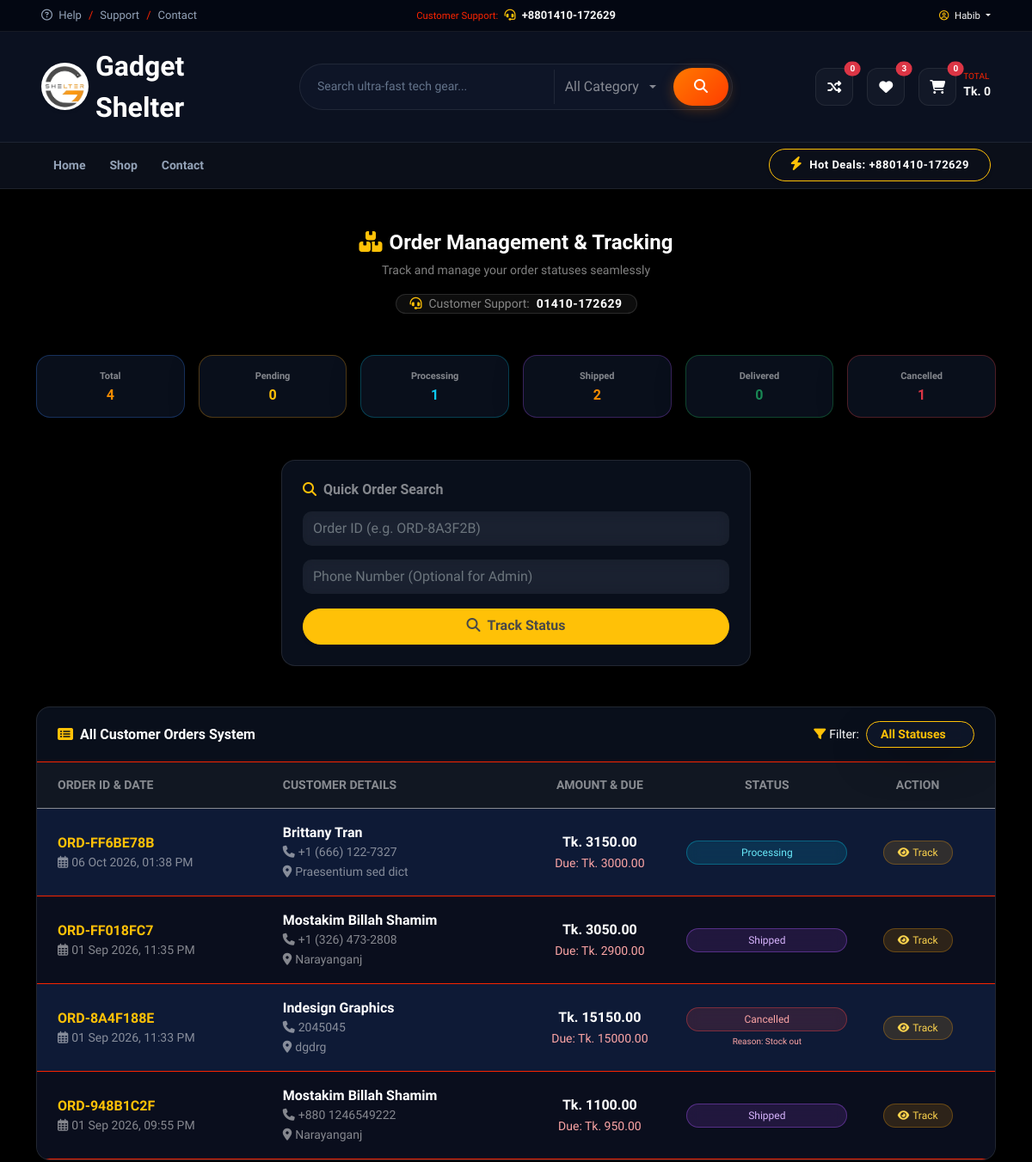
The page /track-order/ (signed in, upper part) on the database as committed earlier.
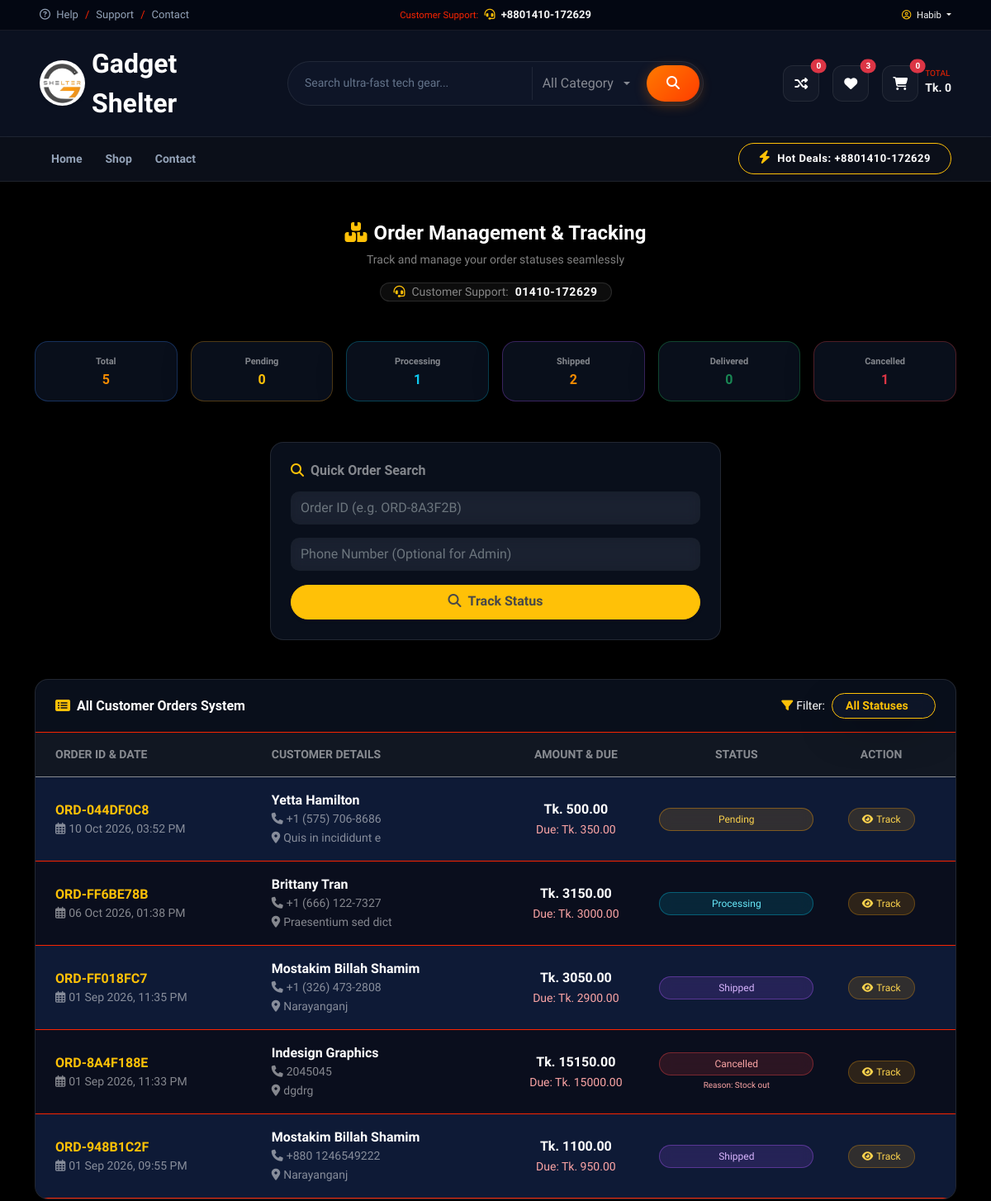
The same page on the database as committed later.
### MyApp/models.py (models this page shows, shortened)
class Order(models.Model):
    STATUS_CHOICES = (
        ('Pending Verification', 'Pending Verification'),
        ('Confirmed', 'Confirmed'),
        ('Processing', 'Processing'),
        ('Shipped', 'Shipped'),
        ('Delivered', 'Delivered'),
        ('Cancelled', 'Cancelled'),
    )
    order_id = models.CharField(max_length=20, unique=True, editable=False)
    user = models.ForeignKey(UserModel, on_delete=models.SET_NULL, null=True, blank=True)
    full_name = models.CharField(max_length=100)
    phone = models.CharField(max_length=15)
    address = models.TextField()
    city = models.CharField(max_length=50)
    subtotal = models.DecimalField(max_digits=10, decimal_places=2)
    discount = models.DecimalField(max_digits=10, decimal_places=2, default=0)
    delivery_charge = models.DecimalField(max_digits=10, decimal_places=2)
    grand_total = models.DecimalField(max_digits=10, decimal_places=2)
    due_amount = models.DecimalField(max_digits=10, decimal_places=2)
    payment_method = models.CharField(max_length=50, default='bKash Advance + COD')
    sender_bkash_no = models.CharField(max_length=15, blank=True, null=True)
    trx_id = models.CharField(max_length=100, blank=True, null=True)
    advance_paid = models.DecimalField(max_digits=10, decimal_places=2)
    status = models.CharField(max_length=30, choices=STATUS_CHOICES, default='Pending Verification')
    created_at = models.DateTimeField(auto_now_add=True)
    cancel_reason = models.TextField(blank=True, null=True, verbose_name="Cancellation Reason")

### MyApp/views.py (the view, shortened to what this page needs)
# urls.py: path('track-order/', track_order, name='track_order'),
def track_order(request):
    orders = []
    searched_order = None
    searched = False
    admin_summary = {}
    selected_status = request.GET.get('status_filter', '').strip()
    if request.user.is_staff or request.user.is_superuser:
        all_orders = Order.objects.all().order_by('-created_at')
        admin_summary = {
            'total': all_orders.count(),
            'pending': all_orders.filter(status__iexact='Pending').count(),
            'processing': all_orders.filter(status__iexact='Processing').count(),
            'shipped': all_orders.filter(status__iexact='Shipped').count(),
            'delivered': all_orders.filter(status__iexact='Delivered').count(),
            'cancelled': all_orders.filter(status__iexact='Cancelled').count(),
        }
        if selected_status:
            orders = all_orders.filter(status__iexact=selected_status)
        else:
            orders = all_orders
    elif request.user.is_authenticated:
        orders = Order.objects.filter(user=request.user).order_by('-created_at')
    order_id = request.POST.get('order_id') or request.GET.get('order_id')
    phone = request.POST.get('phone') or request.GET.get('phone')
    order_id = order_id.strip() if order_id else None
    phone = phone.strip() if phone else None
    if order_id and phone:
        searched = True
        searched_order = Order.objects.filter(
            order_id__iexact=order_id,
            phone__icontains=phone
        ).first()
    elif order_id:
        searched = True
        searched_order = Order.objects.filter(
            order_id__iexact=order_id
        ).first()
    context = {
        'orders': orders,
        'searched_order': searched_order,
        'searched': searched,
        'admin_summary': admin_summary,
        'selected_status': selected_status, # টেমপ্লেটের জন্য পাঠানো হলো
    }
    return render(request, 'pages/track_order.html', context)

### MyApp/context_processors.py (called while the page is built)
def categories_processor(request):
    return {
        'categories': Category.objects.all()
    }

### MyApp/templates/pages/track_order.html (shortened to what the changed rows need)
{% extends 'base/base.html' %}
{% load static %}
{% block body %}
    <div class="container py-3 py-md-5">
    {% if request.user.is_staff or request.user.is_superuser %}
    <div class="row g-2 g-md-3 mb-4 mb-md-5">
        <div class="col-4 col-md-2">
            <div class="card glass-card border-primary-30 text-center p-2 p-md-3">
                <small class="text-white-50 fw-bold d-block mb-1 card-label text-nowrap">Total</small>
                <h4 class="fw-bold text-primary mb-0 fs-6 fs-md-4">{{ admin_summary.total }}</h4>
            </div>
        </div>
        <div class="col-4 col-md-2">
            <div class="card glass-card border-warning-30 text-center p-2 p-md-3">
                <small class="text-white-50 fw-bold d-block mb-1 card-label text-nowrap">Pending</small>
                <h4 class="fw-bold text-warning mb-0 fs-6 fs-md-4">{{ admin_summary.pending }}</h4>
            </div>
        </div>
        <div class="col-4 col-md-2">
            <div class="card glass-card border-info-30 text-center p-2 p-md-3">
                <small class="text-white-50 fw-bold d-block mb-1 card-label text-nowrap">Processing</small>
                <h4 class="fw-bold text-info mb-0 fs-6 fs-md-4">{{ admin_summary.processing }}</h4>
            </div>
        </div>
        <div class="col-4 col-md-2">
            <div class="card glass-card border-purple-30 text-center p-2 p-md-3">
                <small class="text-white-50 fw-bold d-block mb-1 card-label text-nowrap">Shipped</small>
                <h4 class="fw-bold text-primary mb-0 fs-6 fs-md-4">{{ admin_summary.shipped }}</h4>
            </div>
        </div>
        <div class="col-4 col-md-2">
            <div class="card glass-card border-success-30 text-center p-2 p-md-3">
                <small class="text-white-50 fw-bold d-block mb-1 card-label text-nowrap">Delivered</small>
                <h4 class="fw-bold text-success mb-0 fs-6 fs-md-4">{{ admin_summary.delivered }}</h4>
            </div>
        </div>
        <div class="col-4 col-md-2">
            <div class="card glass-card border-danger-30 text-center p-2 p-md-3">
                <small class="text-white-50 fw-bold d-block mb-1 card-label text-nowrap">Cancelled</small>
                <h4 class="fw-bold text-danger mb-0 fs-6 fs-md-4">{{ admin_summary.cancelled }}</h4>
            </div>
        </div>
    </div>
    {% endif %}
    {% if request.user.is_staff or request.user.is_superuser %}
    <div class="row justify-content-center">
        <div class="col-12">
            <div class="card glass-card border-white-10 overflow-hidden">
                <div class="table-responsive">
                    <table class="table table-dark custom-dark-striped table-hover align-middle mb-0 text-center bg-transparent">
                        <thead class="text-white-50 small text-uppercase table-head-bg">
                            <tr>
                                <th class="py-3 ps-3 ps-md-4 text-start text-nowrap">Order ID & Date</th>
                                <th class="py-3 text-start text-nowrap">Customer Details</th>
                                <th class="py-3 text-nowrap">Amount & Due</th>
                                <th class="py-3 table-status-col text-nowrap">Status</th>
                                <th class="py-3 pe-3 pe-md-4 text-nowrap">Action</th>
                            </tr>
                        </thead>
                        <tbody class="border-top border-secondary border-opacity-25">
                            {% for order in orders %}
                            <tr class="clickable-row" onclick="window.location.href='?order_id={{ order.order_id }}&phone={{ order.phone }}{% if selected_status %}&status_filter={{ selected_status }}{% endif %}';">
                                <td class="ps-3 ps-md-4 py-3 text-start">
                                    <div class="fw-bold text-warning fs-6 text-nowrap">{{ order.order_id }}</div>
                                    <small class="text-white-50 text-nowrap d-block"><i class="far fa-calendar-alt me-1"></i>{{ order.created_at|date:"d M Y, h:i A" }}</small>
                                </td>
                                <td class="py-3 text-start">
                                    <div class="fw-bold text-white text-nowrap">{{ order.full_name }}</div>
                                    <small class="text-white-50 d-block text-nowrap"><i class="fas fa-phone me-1"></i>{{ order.phone }}</small>
                                    <small class="text-white-50 text-nowrap"><i class="fas fa-map-marker-alt me-1"></i>{{ order.city }}</small>
                                </td>
                                <td class="py-3">
                                    <div class="fw-bold text-white text-nowrap">Tk. {{ order.grand_total }}</div>
                                    <small class="fw-semibold text-due text-nowrap">Due: Tk. {{ order.due_amount }}</small>
                                </td>
                                <td class="py-3" onclick="event.stopPropagation();">
                                    <form method="POST" action="?" class="d-inline-block w-100">
                                        <select name="status" onchange="this.form.submit()"
                                            class="form-select form-select-sm rounded-pill fw-semibold text-center px-2 py-1 select-status-{{ order.status|lower }}">
                                            <option value="Pending" class="bg-dark text-white" {% if order.status == 'Pending' %}selected{% endif %}>Pending</option>
                                            <option value="Processing" class="bg-dark text-white" {% if order.status == 'Processing' %}selected{% endif %}>Processing</option>
                                            <option value="Shipped" class="bg-dark text-white" {% if order.status == 'Shipped' %}selected{% endif %}>Shipped</option>
                                            <option value="Cancelled" class="bg-dark text-white" {% if order.status == 'Cancelled' %}selected{% endif %}>Cancelled</option>
                                        </select>
                                    </form>
                                    {% if order.status == 'Cancelled' and order.cancel_reason %}
                                        <small class="d-block fw-semibold mt-1 cancel-reason-text text-nowrap">
                                            Reason: {{ order.cancel_reason }}
                                        </small>
                                    {% endif %}
                                </td>
                                <td class="pe-3 pe-md-4 py-3" onclick="event.stopPropagation();">
                                    <a href="?order_id={{ order.order_id }}&phone={{ order.phone }}{% if selected_status %}&status_filter={{ selected_status }}{% endif %}" class="btn btn-sm rounded-pill px-3 btn-track text-nowrap">
                                        <i class="fas fa-eye me-1"></i>Track
                                    </a>
                                </td>
                            </tr>
                            {% empty %}
                            <tr>
                                <td colspan="5" class="py-4 text-center text-white-50">No orders found{% if selected_status %} with status "{{ selected_status }}"{% endif %}.</td>
                            </tr>
                            {% endfor %}
                        </tbody>
                    </table>
                </div>
            </div>
        </div>
    </div>
    {% endif %}
</div>
{% endblock %}

Rows that differ between the two databases and show on the page:
added Order: order_id "ORD-044DF0C8", created_at "10 Oct 2026, 03:52 PM", full_name "Yetta Hamilton", phone "+1 (575) 706-8686", city "Quis in incididunt e", grand_total "500.00", due_amount "350.00", status "Pending"
Other text that changed with them:
{{ admin_summary.total }}: "4" → "5"
